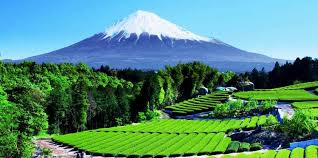
#> input picture Tugas3-ImageSegmentation/gambar2.png, 318 x 158 px
$ python 2_kuantitasi.py
#> lines starting #> are read from the running program, lines starting #| are printed output that depends on the picture
import matplotlib.pyplot as plt
import numpy as np
from skimage.io import imshow, imread

def quantize_image(image_path, k_values):
    # Load the original image
#> called with image_path = 'gambar2.png'
    img = imread(image_path)
#> img is the input picture: shape (158, 318, 3); mean R, G, B 85.7, 139.5, 123.2

    # Create subplots for different k values
    fig, ax = plt.subplots(1, len(k_values), figsize=(12, 4))

    for i, k in enumerate(k_values):
        # Create k bins of equal width between 0 and the maximum intensity value
        bins = np.linspace(0, img.max(), k)

        # Map the pixel values of the original image to the nearest bin
        quantized_image = np.digitize(img, bins)

        # Convert the binned values back to the original range of intensity values
        reconstructed_image = (np.vectorize(bins.tolist().__getitem__)(quantized_image-1).astype(int))

        # Display the quantized image with title showing the number of bins (k)
        ax[i].imshow(reconstructed_image)
        ax[i].set_title(r'$k = %d$' % k)
#> this loop made 4 passes
#> pass 1, in quantize_image, `quantized_image = np.digitize(img, bins)`:
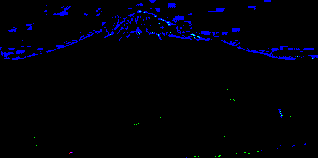
#> quantized_image: shape (158, 318, 3) int64; mean R, G, B 1, 1, 1.03; drawn with min black and max white
#> pass 2, in quantize_image, `quantized_image = np.digitize(img, bins)`:
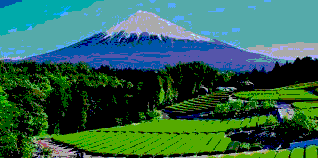
#> quantized_image: shape (158, 318, 3) int64; mean R, G, B 1.58, 2.18, 1.95; drawn with min black and max white

    # Adjust the layout of the subplots to prevent overlap
    plt.tight_layout()

    # Show the final plot
    plt.show()
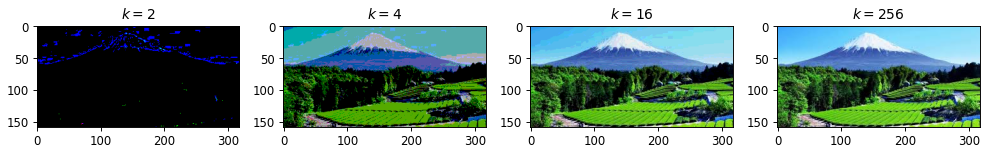
#> figure drawn by matplotlib, 4 panels

# Quantize the image
k_values = [2,  4, 16, 256]
quantize_image('gambar2.png', k_values)

$ run again, with Tugas3-ImageSegmentation/gambar3.png copied over Tugas3-ImageSegmentation/gambar2.png
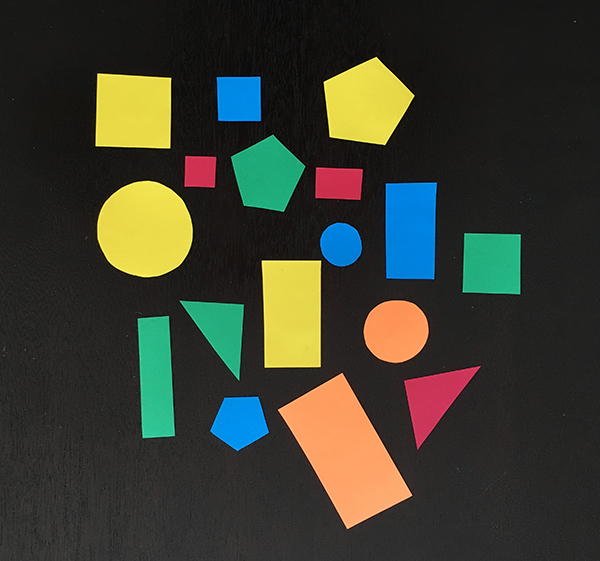
#> input picture Tugas3-ImageSegmentation/gambar3.png, 600 x 561 px
#> in quantize_image, img is the input picture: shape (561, 600, 3); mean R, G, B 58.4, 60.1, 47.5
#> the loop in quantize_image, `for i, k in enumerate(k_values):` made 4 passes
#> pass 1, in quantize_image, `quantized_image = np.digitize(img, bins)`:
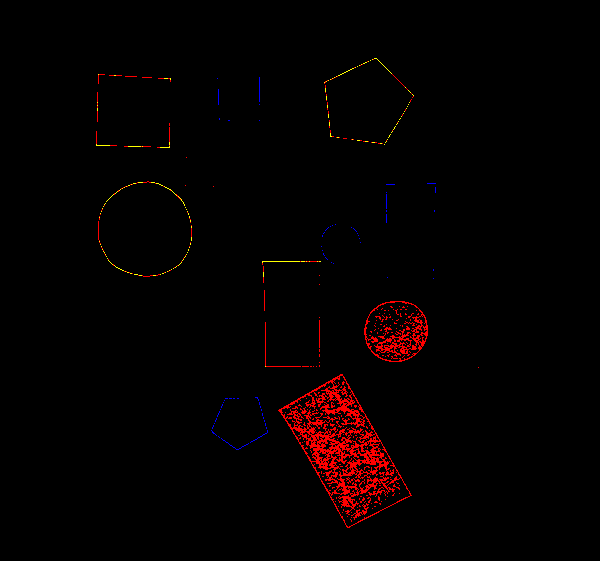
#> quantized_image: shape (561, 600, 3) int64; mean R, G, B 1.02, 1, 1; drawn with min black and max white
#> in quantize_image, `plt.show()`:
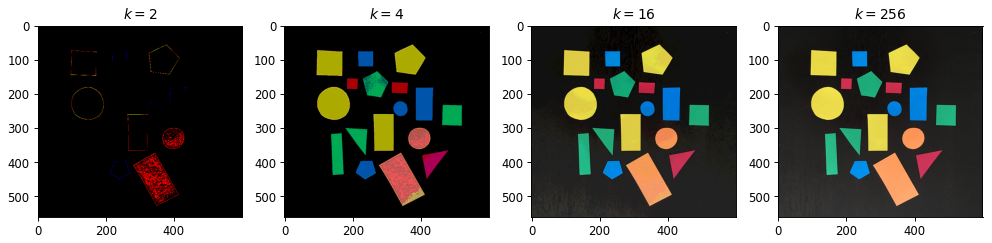
#> figure drawn by matplotlib, 4 panels

$ run again, with Tugas3-ImageSegmentation/imgA-B.jpg saved as Tugas3-ImageSegmentation/gambar2.png
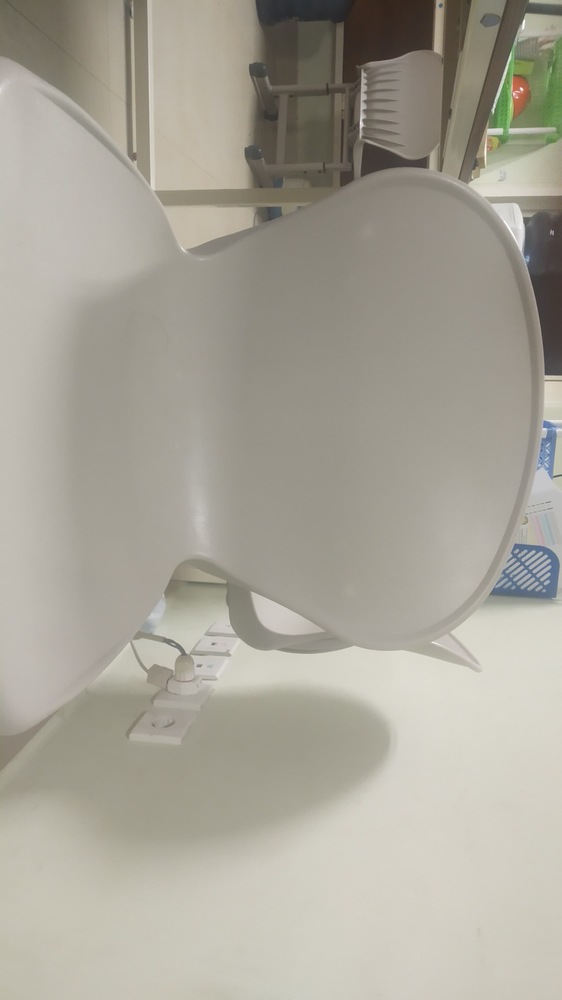
#> input picture Tugas3-ImageSegmentation/imgA-B.jpg, 562 x 1000 px, shrunk from 2250 x 4000 before the run
#> in quantize_image, img is the input picture: shape (1000, 562, 3); mean R, G, B 168.1, 164.2, 152.5
#> the loop in quantize_image, `for i, k in enumerate(k_values):` made 4 passes
#> pass 2, in quantize_image, `quantized_image = np.digitize(img, bins)`:
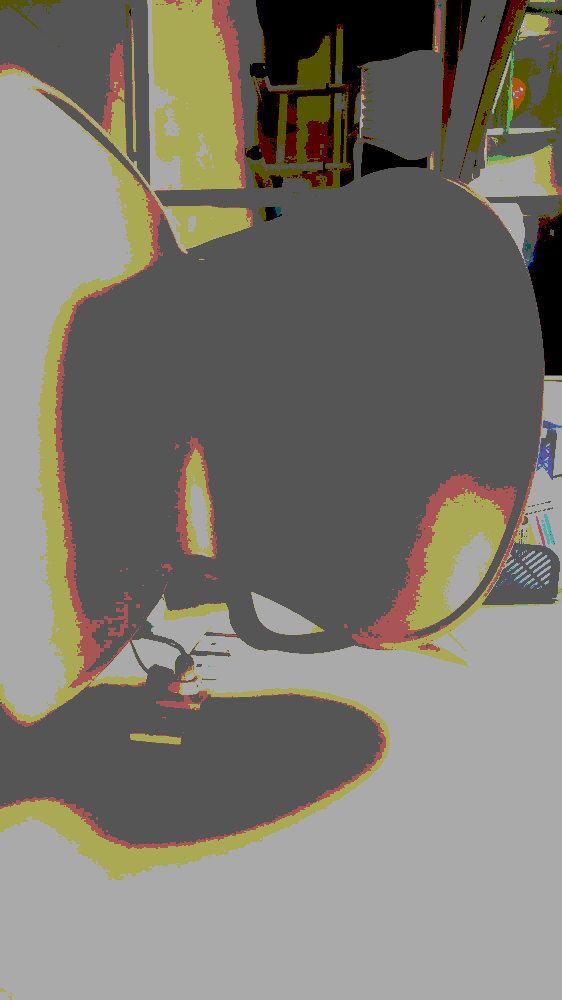
#> quantized_image: shape (1000, 562, 3) int64; mean R, G, B 2.44, 2.4, 2.29; drawn with min black and max white
#> in quantize_image, `plt.show()`:
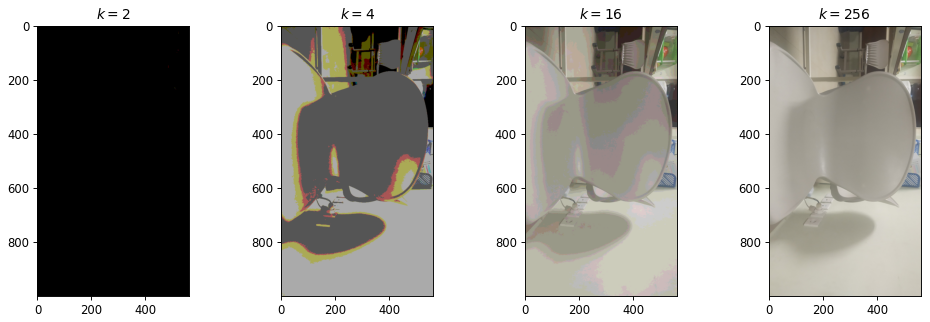
#> figure drawn by matplotlib, 4 panels
